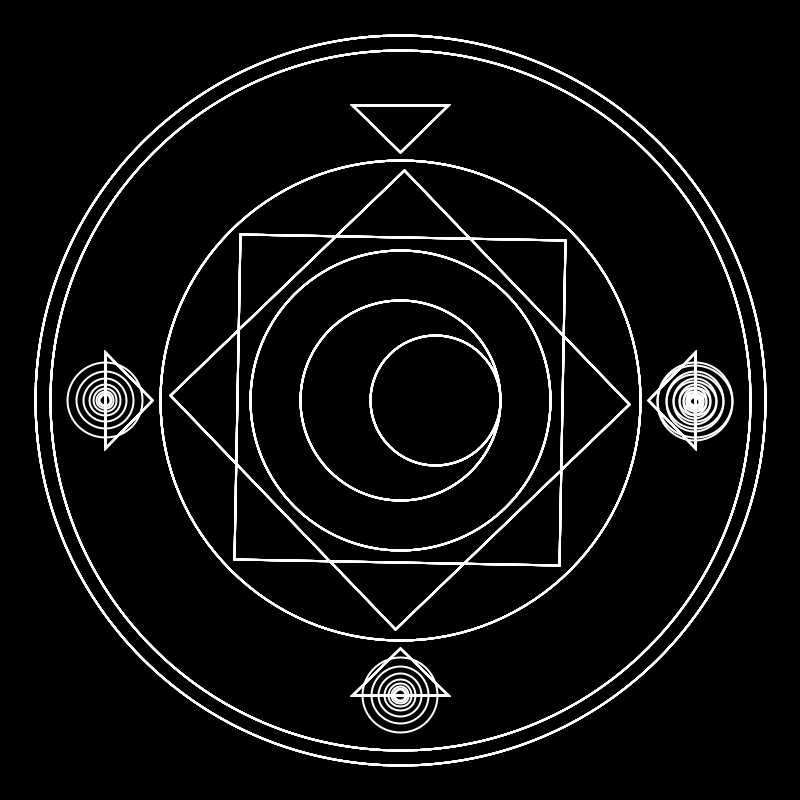
Frame 1 (no input)
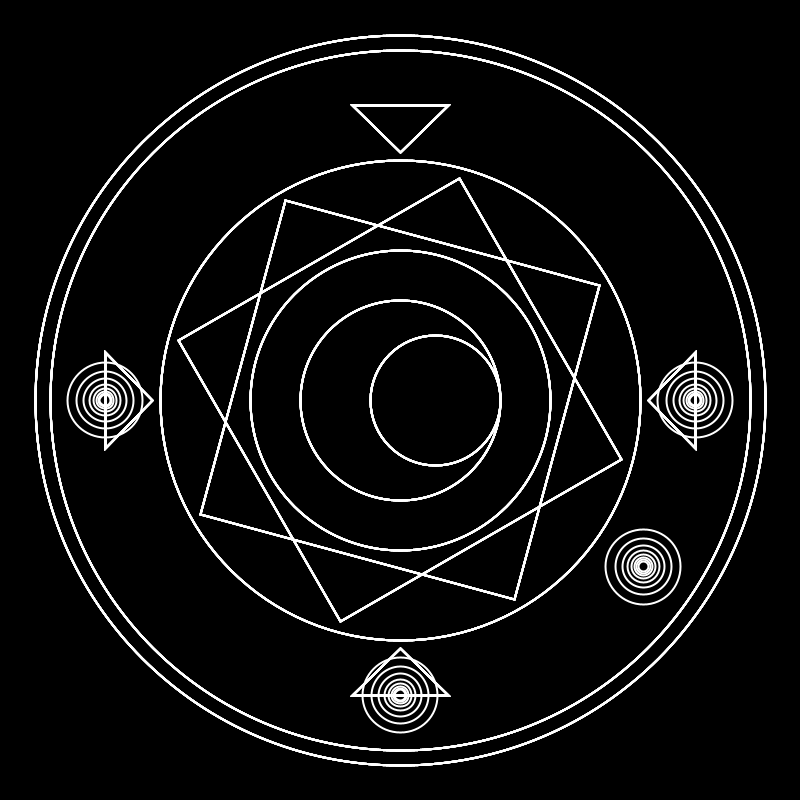
Frame 60 (the mouse pressed at the canvas centre just before this capture)
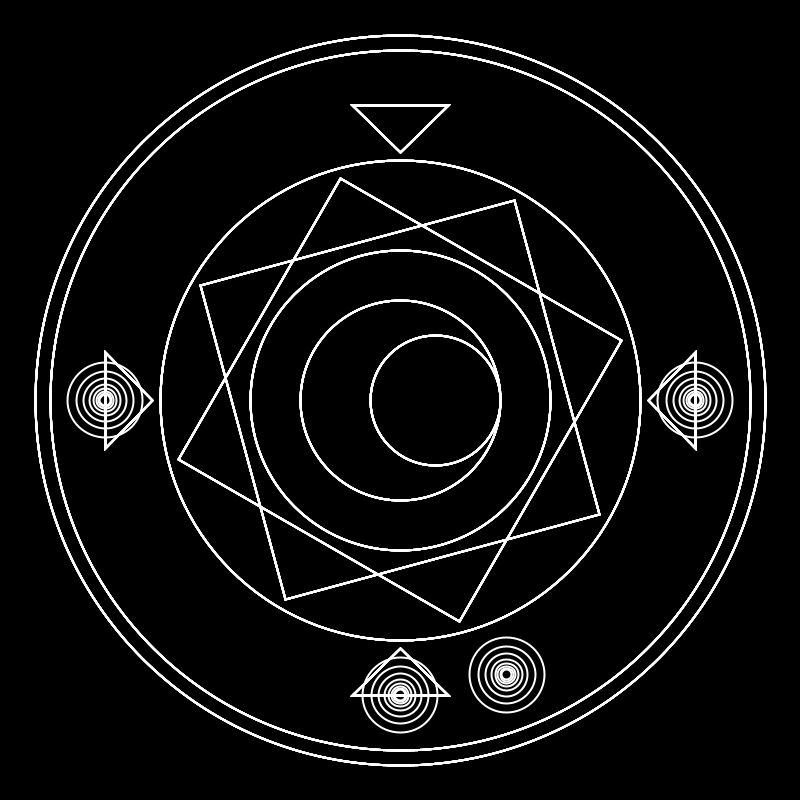
Frame 120 (the mouse held since frame 60 and released just before this capture)

The Processing sketch that drew these frames (run headless with seeded random() and noise(); from frame 60 on, the mouse is pressed at the canvas centre):

// Processing sketch: Magic_circle
// ── Magic_circle.pde
int theta;

void setup(){
  size(800,800);
  rectMode(CENTER);
  noFill();
  stroke(255);
  strokeWeight(2);
}

void draw(){
  background(0);
  theta++;
  drawshape(100);
  
}
void drawshape(float r){
  r=r*.75;
  if(r>10){
 
  pushMatrix();
  translate(400,400);
  rotate(radians(theta));
  rect(0,0,325,325);
  popMatrix();
  pushMatrix();
  translate(400,400);
  rotate(radians(theta+45));
  rect(0,0,325,325);
  popMatrix();
  
  ellipse(width/2,height/2,300,300);
  ellipse(435,height/2,130,130);
  ellipse(width/2,height/2,200,200);
  ellipse(width/2,height/2,480,480);
  ellipse(width/2,height/2,700,700);
  ellipse(width/2,height/2,730,730);
  
  ellipse(width/2+cos(theta*.01)*295,height/2+sin(theta*.01)*295,r,r);
  ellipse(width/2,695,r,r);
  ellipse(105,height/2,r,r);
  ellipse(695,height/2,r,r);
  
  triangle(width/2,152,352,105,448,105);
  triangle(width/2,648,352,695,448,695);
  triangle(105,352,152,height/2,105,448);
  triangle(695,352,648,height/2,695,448);
  drawshape(r);
  }
}
